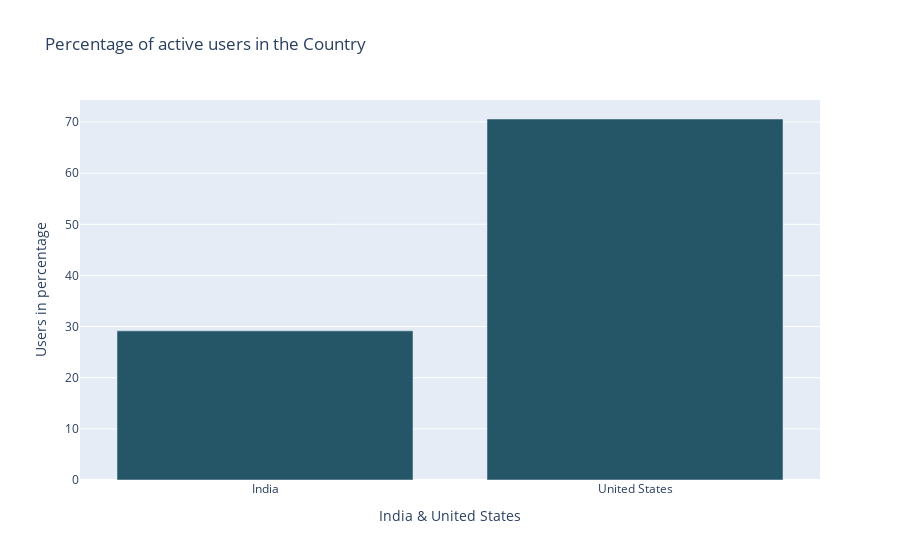

Write notebook code for a chart like this one.
### Code cell
dum1 = px.bar(
    data_one ,
    x="Name",
    y="Facebook_Users%",
    color_discrete_sequence=px.colors.sequential.Aggrnyl,
    title= f"Percentage of active users in the Country" ,
    labels = {
    "Name" : f"{country_one} & {country_two}",
    "Facebook_Users%" : "Users in percentage"
    }
)
dum1

### Figure 1 — Plotly figure (JSON) as saved in the notebook; plotly's stock layout.template omitted (floating-point values rounded to 4 significant figures)
{"data": [{"alignmentgroup": "True", "hovertemplate": "India & United States=%{x}<br>Users in percentage=%{y}<extra></extra>", "legendgroup": "", "marker": {"color": "rgb(36, 86, 104)", "pattern": {"shape": ""}}, "name": "", "offsetgroup": "", "orientation": "v", "showlegend": false, "textposition": "auto", "type": "bar", "x": ["India", "United States"], "xaxis": "x", "y": [29.16, 70.59], "yaxis": "y"}], "layout": {"barmode": "relative", "legend": {"tracegroupgap": 0}, "title": {"text": "Percentage of active users in the Country"}, "xaxis": {"anchor": "y", "domain": [0, 1], "title": {"text": "India & United States"}}, "yaxis": {"anchor": "x", "domain": [0, 1], "title": {"text": "Users in percentage"}}}}
